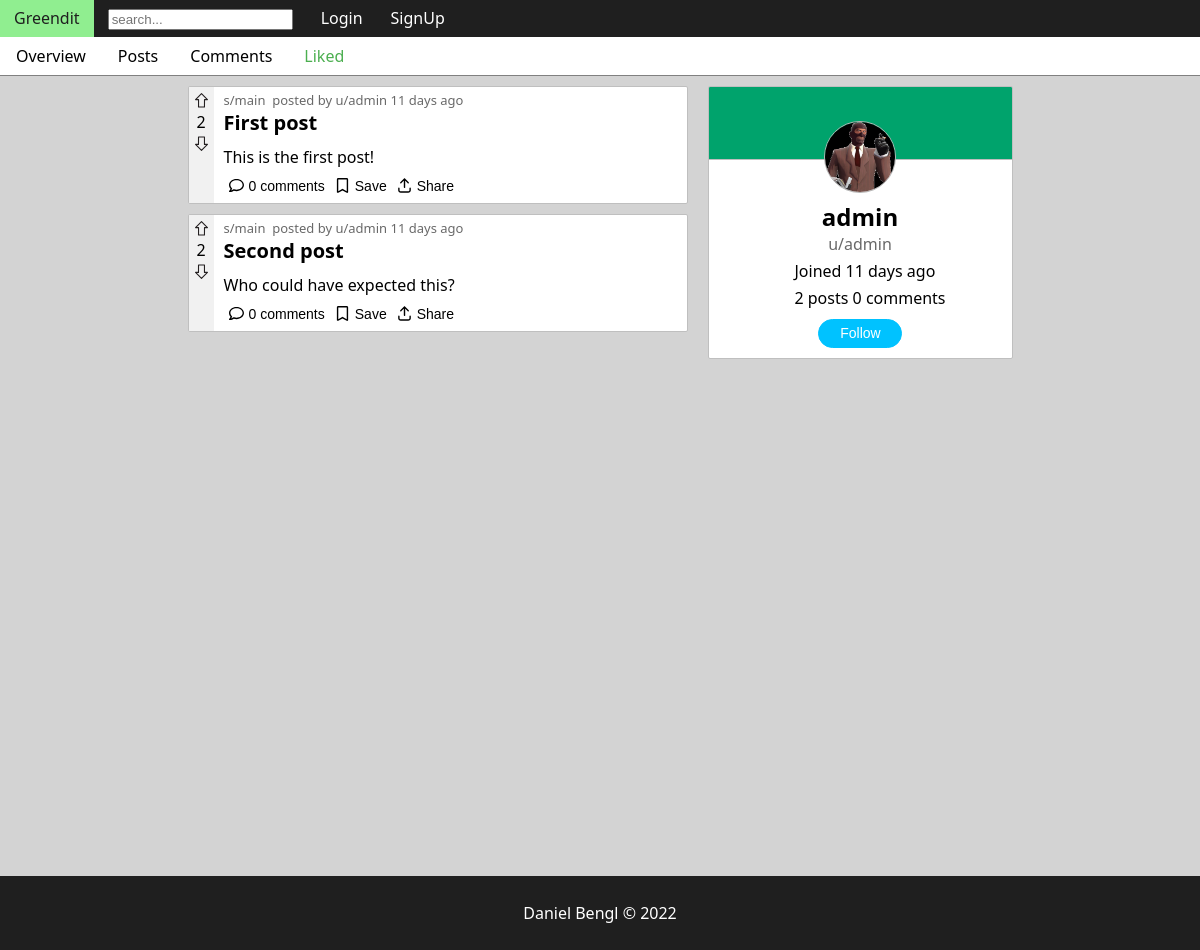
Screenshot of /users/admin/liked with the database file from the repository.
### tables this page shows
create table if not exists users (
    user_id int not null auto_increment,
    email varchar(45) null default null,
    username varchar(45) not null,
    password varchar(256) not null,
    created_at datetime not null default current_timestamp,
    primary key (user_id)
);

create table if not exists post_likes (
    like_id int not null auto_increment,
    user_id int not null,
    post_id int not null,
    primary key (like_id),
    index fk_likes_posts1_idx (post_id asc) visible,
    index fk_likes_users1_idx (user_id asc) visible,
    constraint fk_likes_posts1 foreign key (post_id) references posts (post_id) on delete cascade,
    constraint fk_likes_users1 foreign key (user_id) references users (user_id) on delete cascade
);

create table if not exists posts (
    post_id int not null auto_increment,
    title varchar(45) not null,
    content text,
    hash varchar(6) not null,
    user_id int not null,
    community_id int not null,
    status enum('public','draft','removed') not null,
    created_at datetime not null default current_timestamp,
    primary key (post_id),
    index fk_posts_users (user_id asc) visible,
    index fk_community1_idx (community_id asc) visible,
    constraint fk_posts_users foreign key (user_id) references users (user_id),
    constraint fk_community1 foreign key (community_id) references communities (community_id) on delete cascade
);

### require/db_connect.php (called while the page is built, shortened)
<?php
$conn = new mysqli('127.0.0.1', 'root', '', 'greendit');
function query($sql) {
    global $conn;
    $result = $conn->query($sql);
    return $result->fetch_all(MYSQLI_ASSOC);
}
function rows($sql) {
    global $conn;
    $result = $conn->query($sql);
    return $result->num_rows;
}
function row($sql) {
    global $conn;
    $result = $conn->query($sql);
    return $result->fetch_assoc();
}

### require/util.php (called while the page is built, shortened)
<?php
function icon($name, $class = '') {
    $contents = file_get_contents(__DIR__ . '/../resources/icons/' . $name . '.svg');
    return $contents;
}

### user.php (the view, shortened to what this page needs)
<?php require('require/header.php'); ?>
<?php
    require 'require/db_connect.php';
    $user = row('select * from users where username = "'.$_GET['name'].'"');
    require 'require/feed.php';
    $user_id = $user['user_id'];
    $date = $user['created_at'];
    $own_profile = false;
    $tabs = array('overview','posts','comments','liked');
    $tab_index = isset($_GET['tab']) ? array_search($_GET['tab'],$tabs) : 0;
    function activeTab($index) {
        global $tab_index;
        if ($index == $tab_index) {
            return ' class="active" ';
        }
        return ' ';
    }
    $username = $user['username'];
    echo '
    <nav class="tabbs">
        <a'.activeTab(0).'href="users/'.$username.'/overview">Overview</a>
        <a'.activeTab(1).'href="users/'.$username.'/posts">Posts</a>
        <a'.activeTab(2).'href="users/'.$username.'/comments">Comments</a>
        <a'.activeTab(3).'href="users/'.$username.'/liked">Liked</a>
        '.($own_profile ? '<a '.activeTab(4).' href="users/'.$username.'/saved">Saved</a>' : '').'
    </nav>';
    $datediff = time() - strtotime($date);
    $date = round($datediff / (60 * 60 * 24));
    $posts = rows('select * from posts where user_id = '.$user_id);
    $comments = rows('select * from comments where user_id = '.$user_id);
    $user_url = 'users/'.$username;
    $follow_active = false;
    $pfp = '<img src="resources/pfps/'.$username.'.png" alt="'.$username.'" class="pfp large edit">';
    $followers = query('
    select follower_id,users.username from followers
    inner join users on users.user_id = followers.follower_id
    where followers.user_id = '.$user_id);
    if (!$followers) {
        $followers_article = '';
    }
    echo '
        <main class="multicol">
        <aside>
            <article class="user titled">
                <section class="user__banner">
                    '.$pfp.'
                </section>
                <section class="user__main">
                    <h2>'.$username.'</h2>
                    <a href="'.$user_url.'">u/'.$username.'</a>
                </section>
                <section class="user__stats">
                    <p>Joined '.$date.' '.'days ago</p>
                    <a href="'.$user_url.'/posts">'.$posts.' '.'posts'.'</a>
                    <a href="'.$user_url.'/comments">'.$comments.' '.'comments'.' </a>
                </section>
                <button aria-label="follow" class="follow-btn'.active($follow_active).'" data-username="'.$username.'"></button>
            </article>
            '.$followers_article.'
        </aside>
        <div id="feed" class="'.active($tab_index == 1 || $tab_index == 2,'growing',false).'">
    ';
    if ($tab_index == 3) {
        $liked_posts = query('
            select * from post_likes
            inner join posts on posts.post_id = post_likes.post_id
            where post_likes.user_id = '.$user_id);
        foreach ($liked_posts as $post) {
            postHTML($post,true,true);
        }
    }
?>
</div>
</main>
<?php require('require/footer.php'); ?>

### require/feed/post.php (shortened to what this page needs)
<?php
function getPostData($post) {
    extract($post);
    $user = row('select * from users where user_id=' . $user_id);
    $community = row('select * from communities where community_id=' . $community_id);
    $media = query('select * from post_media where post_id=' . $post_id);
    $comments = rows('select * from comments where post_id=' . $post_id);
    $likes = rows('select * from post_likes where post_id=' . $post_id);
    $dislikes = rows('select * from post_dislikes where post_id=' . $post_id);
    $total_likes = $likes - $dislikes;
    $age = formatDate($created_at);
    $liked = $disliked = $saved = false;
    return array(
        'username' => $user['username'],
        'sub' => $community['shortname'],
        'removed' => $status == 'removed',
        'hash' => $hash,
        'title' => $title,
        'content' => $content,
        'media' => $media,
        'likes' => $total_likes,
        'comments' => $comments,
        'date' => $created_at,
        'age' => $age,
        'liked' => $liked,
        'disliked' => $disliked,
        'saved' => $saved
    );
}
function post_footer($saved = false, $comments = 0) {
    ?>
    <section class="footer">
        <button aria-label="comment" name="comment-btn" class="comment-btn">
            <?= icon('comment') ?>
            <?= $comments ?> comments
        </button>
        <button aria-label="save" name="save-btn" class="save-btn<?= active($saved) ?>">
            <?= icon('bookmark') ?>
        </button>
        <button aria-label="share" name="share-btn" class="share-btn">
            <?= icon('share') ?> Share
        </button>
    </section>
    <?php
}
function postHTML($post, $show_community = true, $show_user = true) {
    $post_data = getPostData($post);
    extract($post_data);
?>
    <article class="post" data-hash="<?= $hash ?>" data-sub="<?= $sub ?>">
        <section class="left">
            <?= arrow_wrapper($liked, $disliked, $likes, false, false) ?>
        </section>
        <section class="right">
            <header class="head">
                <?php if ($show_community) :
                    if (!$show_user) echo 'posted in '; ?>
                    <a href="subs/'<?= $sub ?>">s/<?= $sub ?></a>&nbsp;
                <?php endif;
                if ($show_user) : ?>
                    posted by
                    <a href="users/<?= $username ?>">u/<?= $username ?></a>
                <?php endif; ?>
                <?= $age ?>
            </header>
            <h2><?= $title ?></h2>
            <?php if (count($media) == 0) : ?>
                <p><?= $content ?></p>
                <?php endif;
            post_footer($saved, $comments);
            ?>
        </section>
    </article>
<?php
}
    ?>

### require/feed/common.php
<?php
function arrow_wrapper($liked = false, $disliked = false, $count = 0, $horizontal = false, $disabled = false) {
    return '
        <section class="arrow-wrapper' . active($horizontal, 'horizontal') . '">
            <button aria-label="upvote" name="upvote-btn" name="upvote" class="upvote' . active($liked) . '" ' . active($disabled, 'disabled') . '>
                ' . icon('upvote') . '
            </button>
            <span class="like-count">
                ' . $count . '
            </span>
            <button aria-label="downvote" name="downvote-btn" name="downvote" class="downvote' . active($disliked) . '" ' . active($disabled, 'disabled') . '>
                ' . icon('upvote') . '
            </button>
        </section>
        ';
}

### rows the page displays
users: username (picture), username "admin", created_at "11"
post_likes: post.title "First post", post.content "This is the first post!"
post_likes: post.title "Second post", post.content "Who could have expected this?"

### other values shown
$posts "2"
$comments "0"
